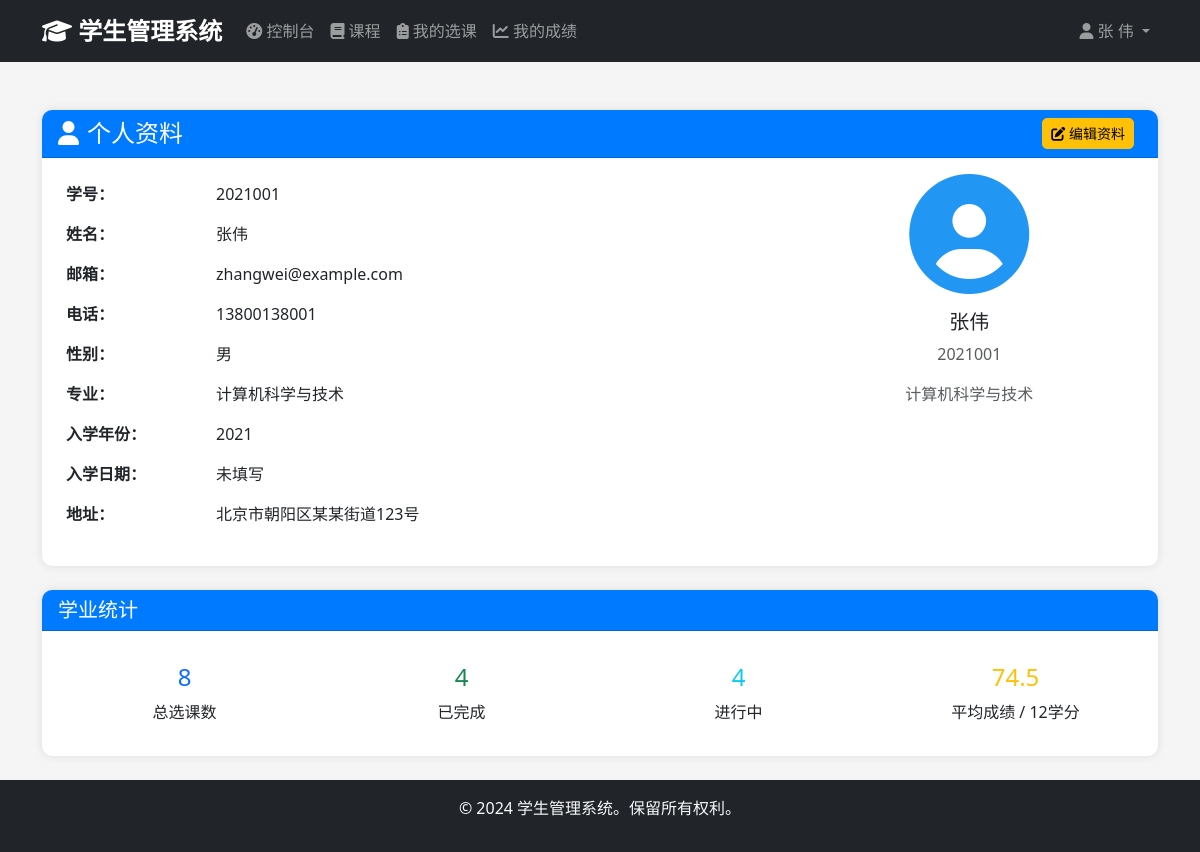
The page /student/profile (signed in) on the database its author committed.
### app/models/user.py (models this page shows, shortened)
class User(UserMixin, db.Model):
    __tablename__ = 'users'
    id = db.Column(db.Integer, primary_key=True)
    username = db.Column(db.String(50), unique=True, nullable=False)
    email = db.Column(db.String(100), unique=True, nullable=False)
    password_hash = db.Column(db.String(255), nullable=False)
    full_name = db.Column(db.String(100), nullable=False)
    phone = db.Column(db.String(20))
    role = db.Column(db.Enum('admin', 'student', name='user_role'), nullable=False, default='student')
    is_active = db.Column(db.Boolean, default=True)
    created_at = db.Column(db.DateTime, default=datetime.utcnow)
    updated_at = db.Column(db.DateTime, default=datetime.utcnow, onupdate=datetime.utcnow)
    administrator = db.relationship('Administrator', backref='user', uselist=False, cascade='all, delete-orphan')
    def is_admin(self):
        return self.role == 'admin'

### app/models/student.py (models this page shows, shortened)
class Student(db.Model):
    __tablename__ = 'students'
    id = db.Column(db.Integer, primary_key=True)
    student_id = db.Column(db.String(20), unique=True, nullable=False)
    first_name = db.Column(db.String(50), nullable=False)
    last_name = db.Column(db.String(50), nullable=False)
    birth_date = db.Column(db.Date)
    gender = db.Column(db.Enum('Male', 'Female', 'Other', name='gender'))
    email = db.Column(db.String(100), unique=True, nullable=False)
    phone = db.Column(db.String(20))
    address = db.Column(db.Text)
    major = db.Column(db.String(100))
    enrollment_year = db.Column(db.Integer)
    created_at = db.Column(db.DateTime, default=datetime.utcnow)
    updated_at = db.Column(db.DateTime, default=datetime.utcnow, onupdate=datetime.utcnow)
    enrollments = db.relationship('Enrollment', backref='student', lazy='dynamic', cascade='all, delete-orphan')

### app/views/student.py (the view)
@student_bp.route('/profile')
@login_required
@student_only
def profile():
    student = Student.query.filter_by(email=current_user.email).first()
    if not student:
        flash('未找到学生记录。请联系管理员。', 'error')
        return redirect(url_for('student.dashboard'))
    enrollments = Enrollment.query.filter_by(student_id=student.id).all()
    total_courses = len(enrollments)
    completed_courses = len([e for e in enrollments if e.status == 'completed'])
    current_courses = len([e for e in enrollments if e.status == 'enrolled'])
    completed_with_grades = [e for e in enrollments if e.status == 'completed' and e.grade is not None]
    avg_grade = sum(e.grade for e in completed_with_grades) / len(completed_with_grades) if completed_with_grades else 0
    total_credits = sum(e.course.credits for e in enrollments if e.status == 'completed')
    stats = {
        'total_courses': total_courses,
        'completed_courses': completed_courses,
        'current_courses': current_courses,
        'avg_grade': round(avg_grade, 1),
        'total_credits': total_credits
    }
    return render_template('student/profile.html', student=student, enrollments=enrollments, stats=stats)

### app/views/student.py (called while the page is built)
def student_only(f):
    @wraps(f)
    def decorated_function(*args, **kwargs):
        if not current_user.is_authenticated or current_user.is_admin():
            flash('访问被拒绝。需要学生权限。', 'error')
            return redirect(url_for('auth.login'))
        return f(*args, **kwargs)
    return decorated_function

### app/templates/student/profile.html (shortened to what this page needs)
{% extends "base.html" %}
{% block content %}
<div class="container mt-4">
    <div class="row">
        <div class="col-12">
            <div class="card">
                <div class="card-header d-flex justify-content-between align-items-center">
                    <h4 class="mb-0">
                        <i class="fas fa-user me-2"></i>个人资料
                    </h4>
                    <div>
                        <a href="{{ url_for('student.edit_profile') }}" class="btn btn-warning btn-sm me-2">
                            <i class="fas fa-edit"></i> 编辑资料
                        </a>
                    </div>
                </div>
                <div class="card-body">
                    <div class="row">
                        <div class="col-md-8">
                            <table class="table table-borderless">
                                <tr>
                                    <td width="150"><strong>学号：</strong></td>
                                    <td>{{ student.student_id }}</td>
                                </tr>
                                <tr>
                                    <td><strong>姓名：</strong></td>
                                    <td>{{ student.first_name }}{{ student.last_name }}</td>
                                </tr>
                                <tr>
                                    <td><strong>邮箱：</strong></td>
                                    <td>{{ student.email }}</td>
                                </tr>
                                <tr>
                                    <td><strong>电话：</strong></td>
                                    <td>{{ student.phone or '未填写' }}</td>
                                </tr>
                                <tr>
                                    <td><strong>性别：</strong></td>
                                    <td>
                                        {% if student.gender == 'Male' %}男
                                        {% elif student.gender == 'Female' %}女
                                        {% else %}其他{% endif %}
                                    </td>
                                </tr>
                                <tr>
                                    <td><strong>专业：</strong></td>
                                    <td>{{ student.major or '未填写' }}</td>
                                </tr>
                                <tr>
                                    <td><strong>入学年份：</strong></td>
                                    <td>{{ student.enrollment_year or '未填写' }}</td>
                                </tr>
                                <tr>
                                    <td><strong>入学日期：</strong></td>
                                    <td>{{ student.enrollment_date.strftime('%Y-%m-%d') if student.enrollment_date else '未填写' }}</td>
                                </tr>
                                <tr>
                                    <td><strong>地址：</strong></td>
                                    <td>{{ student.address or '未填写' }}</td>
                                </tr>
                            </table>
                        </div>
                        <div class="col-md-4">
                            <div class="text-center">
                                <div class="mb-3">
                                    {% if student.gender == 'Female' %}
                                        <i class="fas fa-user-circle" style="font-size: 120px; color: #e91e63;"></i>
                                    {% else %}
                                        <i class="fas fa-user-circle" style="font-size: 120px; color: #2196f3;"></i>
                                    {% endif %}
                                </div>
                                <h5>{{ student.first_name }}{{ student.last_name }}</h5>
                                <p class="text-muted">{{ student.student_id }}</p>
                                <p class="text-muted">{{ student.major or '专业未填写' }}</p>
                            </div>
                        </div>
                    </div>
                </div>
            </div>
        </div>
    </div>
    <div class="row mt-4">
        <div class="col-12">
            <div class="card">
                <div class="card-header">
                    <h5 class="mb-0">学业统计</h5>
                </div>
                <div class="card-body">
                    <div class="row text-center">
                        <div class="col-md-3">
                            <div class="p-3">
                                <h4 class="text-primary">{{ stats.total_courses }}</h4>
                                <p class="mb-0">总选课数</p>
                            </div>
                        </div>
                        <div class="col-md-3">
                            <div class="p-3">
                                <h4 class="text-success">{{ stats.completed_courses }}</h4>
                                <p class="mb-0">已完成</p>
                            </div>
                        </div>
                        <div class="col-md-3">
                            <div class="p-3">
                                <h4 class="text-info">{{ stats.current_courses }}</h4>
                                <p class="mb-0">进行中</p>
                            </div>
                        </div>
                        <div class="col-md-3">
                            <div class="p-3">
                                <h4 class="text-warning">
                                    {% if stats.avg_grade > 0 %}
                                        {{ stats.avg_grade }}
                                    {% else %}
                                        -
                                    {% endif %}
                                </h4>
                                <p class="mb-0">平均成绩 / {{ stats.total_credits }}学分</p>
                            </div>
                        </div>
                    </div>
                </div>
            </div>
        </div>
    </div>
</div>
{% endblock %}

### app/templates/base.html (shortened to what this page needs)
<!DOCTYPE html>
<html lang="zh-CN">
<head>
    <link href="https://cdn.jsdelivr.net/npm/bootstrap@5.3.0/dist/css/bootstrap.min.css" rel="stylesheet">
    <link href="https://cdnjs.cloudflare.com/ajax/libs/font-awesome/6.4.0/css/all.min.css" rel="stylesheet">
    <link href="{{ url_for('static', filename='css/style.css') }}" rel="stylesheet">
</head>
<body>
    {% if current_user.is_authenticated %}
    <nav class="navbar navbar-expand-lg navbar-dark bg-dark">
        <div class="container">
            <a class="navbar-brand" href="{{ url_for('main.dashboard') }}">
                <i class="fas fa-graduation-cap"></i> 学生管理系统
            </a>
            <div class="collapse navbar-collapse" id="navbarNav">
                <ul class="navbar-nav me-auto">
                    {% if current_user.is_admin() %}
                    <li class="nav-item">
                        <a class="nav-link" href="{{ url_for('admin.dashboard') }}">
                            <i class="fas fa-tachometer-alt"></i> 控制台
                        </a>
                    </li>
                    <li class="nav-item dropdown">
                        <a class="nav-link dropdown-toggle" href="#" data-bs-toggle="dropdown">
                            <i class="fas fa-users"></i> 用户
                        </a>
                        <ul class="dropdown-menu">
                            <li><a class="dropdown-item" href="{{ url_for('admin.users') }}">所有用户</a></li>
                            <li><a class="dropdown-item" href="{{ url_for('admin.create_user') }}">创建用户</a></li>
                        </ul>
                    </li>
                    <li class="nav-item dropdown">
                        <a class="nav-link dropdown-toggle" href="#" data-bs-toggle="dropdown">
                            <i class="fas fa-user-graduate"></i> 学生
                        </a>
                        <ul class="dropdown-menu">
                            <li><a class="dropdown-item" href="{{ url_for('admin.students') }}">所有学生</a></li>
                            <li><a class="dropdown-item" href="{{ url_for('admin.create_student') }}">添加学生</a></li>
                        </ul>
                    </li>
                    <li class="nav-item dropdown">
                        <a class="nav-link dropdown-toggle" href="#" data-bs-toggle="dropdown">
                            <i class="fas fa-book"></i> 课程
                        </a>
                        <ul class="dropdown-menu">
                            <li><a class="dropdown-item" href="{{ url_for('admin.courses') }}">所有课程</a></li>
                            <li><a class="dropdown-item" href="{{ url_for('admin.create_course') }}">添加课程</a></li>
                        </ul>
                    </li>
                    <li class="nav-item dropdown">
                        <a class="nav-link dropdown-toggle" href="#" data-bs-toggle="dropdown">
                            <i class="fas fa-clipboard-list"></i> 选课
                        </a>
                        <ul class="dropdown-menu">
                            <li><a class="dropdown-item" href="{{ url_for('admin.enrollments') }}">所有选课</a></li>
                            <li><a class="dropdown-item" href="{{ url_for('admin.create_enrollment') }}">添加选课</a></li>
                        </ul>
                    </li>
                    <li class="nav-item dropdown">
                        <a class="nav-link dropdown-toggle" href="#" data-bs-toggle="dropdown">
                            <i class="fas fa-chart-line"></i> 成绩
                        </a>
                        <ul class="dropdown-menu">
                            <li><a class="dropdown-item" href="{{ url_for('admin.grades') }}">成绩列表</a></li>
                            <li><a class="dropdown-item" href="{{ url_for('admin.record_grade') }}">录入成绩</a></li>
                        </ul>
                    </li>
                    {% else %}
                    <li class="nav-item">
                        <a class="nav-link" href="{{ url_for('student.dashboard') }}">
                            <i class="fas fa-tachometer-alt"></i> 控制台
                        </a>
                    </li>
                    <li class="nav-item">
                        <a class="nav-link" href="{{ url_for('student.courses') }}">
                            <i class="fas fa-book"></i> 课程
                        </a>
                    </li>
                    <li class="nav-item">
                        <a class="nav-link" href="{{ url_for('student.enrollments') }}">
                            <i class="fas fa-clipboard-list"></i> 我的选课
                        </a>
                    </li>
                    <li class="nav-item">
                        <a class="nav-link" href="{{ url_for('student.grades') }}">
                            <i class="fas fa-chart-line"></i> 我的成绩
                        </a>
                    </li>
                    {% endif %}
                </ul>
                <ul class="navbar-nav">
                    <li class="nav-item dropdown">
                        <a class="nav-link dropdown-toggle" href="#" data-bs-toggle="dropdown">
                            <i class="fas fa-user"></i> {{ current_user.full_name }}
                        </a>
                    </li>
                </ul>
            </div>
        </div>
    </nav>
    {% endif %}
    <main class="container-fluid py-4">
        {% block content %}{% endblock %}
    </main>
    <footer class="bg-dark text-light text-center py-3 mt-auto">
        <div class="container">
            <p>&copy; 2024 学生管理系统。保留所有权利。</p>
        </div>
    </footer>
</body>
</html>

### app/static/css/style.css (style rules this page uses)
:root { --primary-color: #007bff; --secondary-color: #6c757d; --success-color: #28a745; --danger-color: #dc3545; --warning-color: #ffc107; --info-color: #17a2b8; --dark-color: #343a40; --light-color: #f8f9fa; }
body { min-height: 100vh; display: flex; flex-direction: column; background-color: #f5f5f5; font-family: 'Segoe UI', Tahoma, Geneva, Verdana, sans-serif; }
main { flex: 1; }
.navbar-brand { font-weight: bold; font-size: 1.5rem; }
.navbar-nav .nav-link { transition: color 0.3s; }
.card { border: none; border-radius: 10px; box-shadow: 0 0 10px rgba(0,0,0,0.1); transition: transform 0.3s, box-shadow 0.3s; }
.card-header { background-color: var(--primary-color); color: white; border-radius: 10px 10px 0 0 !important; font-weight: 600; }
.btn { border-radius: 5px; transition: all 0.3s; }
.table { background-color: white; border-radius: 10px; overflow: hidden; }
footer { margin-top: auto; }

### rows shown on the page
User: full_name "张 伟"
Student: student_id "2021001", first_name "张", last_name "伟", email "zhangwei@example.com", phone "13800138001", major "计算机科学与技术", enrollment_year "2021", address "北京市朝阳区某某街道123号"

### other values the page prints
{{ stats.total_courses }} "8"
{{ stats.completed_courses }} "4"
{{ stats.current_courses }} "4"
{{ stats.avg_grade }} "74.5"
{{ stats.total_credits }} "12"
